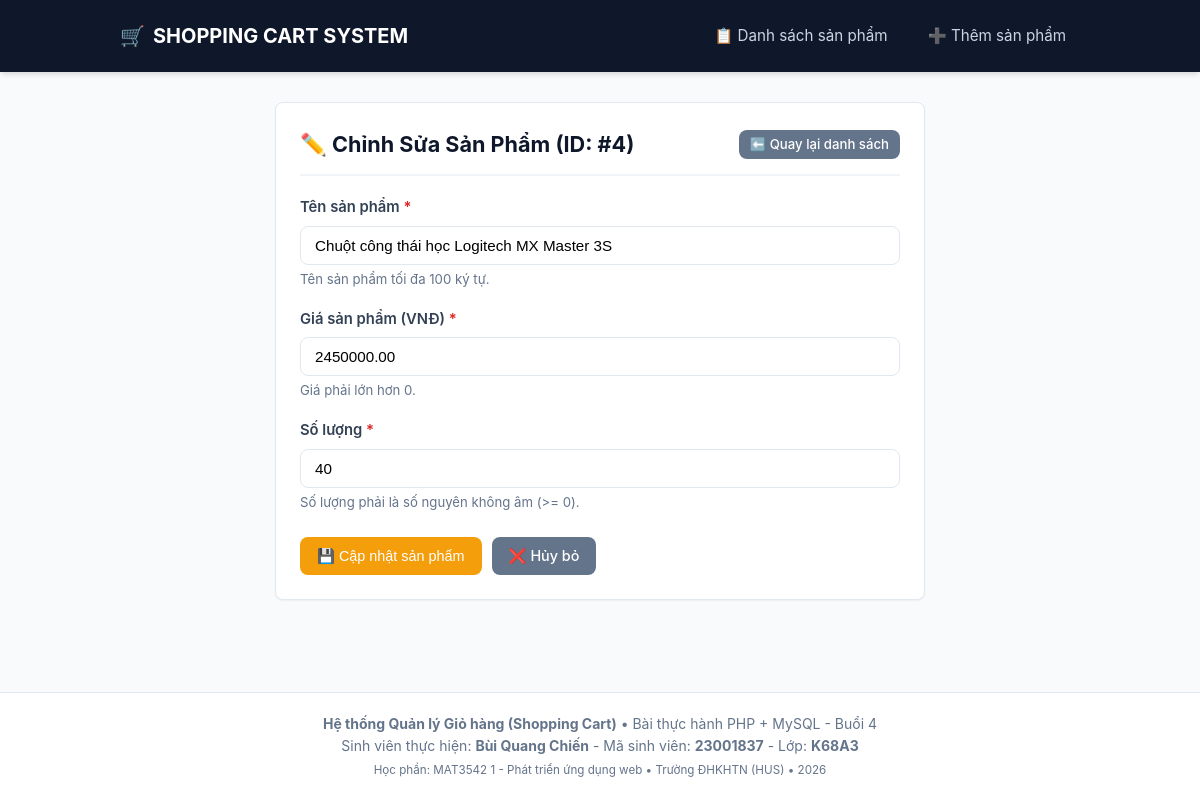
/app/product_edit.php?id=4, run on the app's committed database.
### tables this page shows
CREATE TABLE `products` (
    `id` INT PRIMARY KEY AUTO_INCREMENT,
    `name` VARCHAR(100) NOT NULL,
    `price` DECIMAL(10,2) NOT NULL,
    `quantity` INT NOT NULL
);

### app/model/product.php (called while the page is built, shortened)
<?php
function getProductById($id) {
    $id = filter_var($id, FILTER_VALIDATE_INT);
    $conn = getDbConnection();
    try {
        $sql = "SELECT id, name, price, quantity FROM products WHERE id = :id LIMIT 1";
        $stmt = $conn->prepare($sql);
        $stmt->bindValue(':id', $id, PDO::PARAM_INT);
        $stmt->execute();
        $product = $stmt->fetch();
        return $product ? $product : null;
    } catch (PDOException $e) {
        error_log("Lỗi trong getProductById({$id}): " . $e->getMessage());
        return null;
    }
}
?>

### app/product_edit.php (the view, shortened to what this page needs)
<?php
require_once __DIR__ . '/model/product.php';
$id = isset($_GET['id']) ? $_GET['id'] : (isset($_POST['id']) ? $_POST['id'] : null);
$id = filter_var($id, FILTER_VALIDATE_INT);
$product = getProductById($id);
$name = $product['name'];
$price = $product['price'];
$quantity = $product['quantity'];
require_once __DIR__ . '/view/header.php';
?>
<div class="card" style="max-width: 650px; margin: 0 auto;">
    <div class="card-header-bar">
        <h2 class="card-title">✏️ Chỉnh Sửa Sản Phẩm (ID: #<?= (int)$id ?>)</h2>
        <a href="product_list.php" class="btn btn-secondary btn-sm">
            ⬅️ Quay lại danh sách
        </a>
    </div>
    <form action="product_edit.php?id=<?= (int)$id ?>" method="POST" autocomplete="off">
        <div class="form-group">
            <label for="name">Tên sản phẩm <span class="required">*</span></label>
            <input type="text"
                   id="name"
                   name="name"
                   class="form-control"
                   placeholder="Nhập tên sản phẩm"
                   maxlength="100"
                   value="<?= htmlspecialchars($name, ENT_QUOTES, 'UTF-8') ?>"
                   required>
            <div class="form-help">Tên sản phẩm tối đa 100 ký tự.</div>
        </div>
        <div class="form-group">
            <label for="price">Giá sản phẩm (VNĐ) <span class="required">*</span></label>
            <input type="number"
                   id="price"
                   name="price"
                   class="form-control"
                   placeholder="Nhập giá sản phẩm (> 0)"
                   step="0.01"
                   min="0.01"
                   value="<?= htmlspecialchars($price, ENT_QUOTES, 'UTF-8') ?>"
                   required>
            <div class="form-help">Giá phải lớn hơn 0.</div>
        </div>
        <div class="form-group">
            <label for="quantity">Số lượng <span class="required">*</span></label>
            <input type="number"
                   id="quantity"
                   name="quantity"
                   class="form-control"
                   placeholder="Nhập số lượng tồn kho (>= 0)"
                   step="1"
                   min="0"
                   value="<?= htmlspecialchars($quantity, ENT_QUOTES, 'UTF-8') ?>"
                   required>
            <div class="form-help">Số lượng phải là số nguyên không âm (>= 0).</div>
        </div>
        <div class="form-actions">
            <button type="submit" class="btn btn-warning">
                💾 Cập nhật sản phẩm
            </button>
            <a href="product_list.php" class="btn btn-secondary">
                ❌ Hủy bỏ
            </a>
        </div>
    </form>
</div>
<?php
require_once __DIR__ . '/view/footer.php';
?>

### app/assets/style.css (style rules this page uses)
:root { --primary: #2563eb; --primary-hover: #1d4ed8; --success: #16a34a; --success-hover: #15803d; --danger: #dc2626; --danger-hover: #b91c1c; --warning: #f59e0b; --warning-hover: #d97706; --secondary: #64748b; --secondary-hover: #475569; --bg-page: #f8fafc; --bg-card: #ffffff; --text-main: #1e293b; --text-muted: #64748b; --border-color: #e2e8f0; --border-radius: 8px; --shadow-sm: 0 1px 2px 0 rgba(0, 0, 0, 0.05); --shadow-md: 0 4px 6px -1px rgba(0, 0, 0, 0.1), 0 2px 4px -1px rgba(0, 0, 0, 0.06); }
* { box-sizing: border-box; margin: 0; padding: 0; }
body { font-family: -apple-system, BlinkMacSystemFont, "Segoe UI", Roboto, "Helvetica Neue", Arial, sans-serif; background-color: var(--bg-page); color: var(--text-main); line-height: 1.6; min-height: 100vh; display: flex; flex-direction: column; }
.card { background: var(--bg-card); border: 1px solid var(--border-color); border-radius: var(--border-radius); padding: 24px; box-shadow: var(--shadow-sm); margin-bottom: 24px; }
.card-header-bar { display: flex; justify-content: space-between; align-items: center; flex-wrap: wrap; gap: 12px; margin-bottom: 20px; padding-bottom: 12px; border-bottom: 2px solid #f1f5f9; }
.card-title { font-size: 1.35rem; font-weight: 700; color: #0f172a; }
.btn { display: inline-block; padding: 8px 16px; font-size: 0.9rem; font-weight: 500; border-radius: var(--border-radius); text-decoration: none; border: 1px solid transparent; cursor: pointer; text-align: center; transition: all 0.2s ease; line-height: 1.4; }
.btn-warning { background-color: var(--warning); color: #ffffff; }
.btn-secondary { background-color: var(--secondary); color: #ffffff; }
.btn-sm { padding: 4px 10px; font-size: 0.825rem; }
.form-group { margin-bottom: 18px; }
.form-group label { display: block; margin-bottom: 6px; font-weight: 600; font-size: 0.925rem; color: #334155; }
.form-group label span.required { color: var(--danger); }
.form-control { width: 100%; padding: 10px 14px; font-size: 0.95rem; border: 1px solid var(--border-color); border-radius: var(--border-radius); outline: none; transition: border-color 0.2s, box-shadow 0.2s; background-color: #ffffff; }
.form-help { font-size: 0.825rem; color: var(--text-muted); margin-top: 4px; }
.form-actions { display: flex; gap: 10px; margin-top: 24px; }

### data on the page
products: name "Chuột công thái học Logitech MX Master 3S", price "2450000.00", quantity "40"

### other printed values
$id "4"
